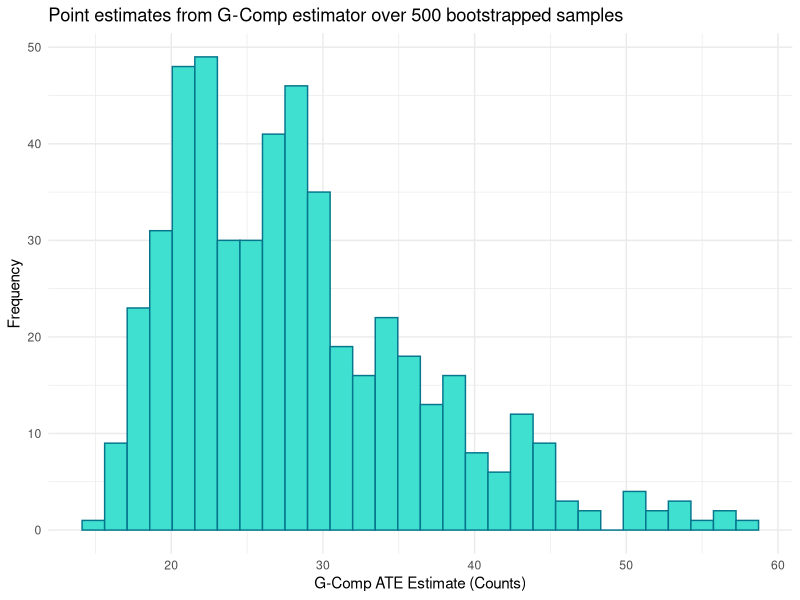

This figure's R source:
## ---- chunk 1
#getting data set up
rm(list = ls())
set.seed(252)
library(tidyr)
library(ggplot2)

clean_state_data <- read.csv("data/clean_state_data.csv")

#adding in/imputing missing data
clean_state_data$phf_per_capita[is.na(clean_state_data$phf_per_capita) & clean_state_data$state == "Georgia"] <- 108
clean_state_data$phf_per_capita[is.na(clean_state_data$phf_per_capita) & clean_state_data$state == "Mississippi"] <- 567831325/2954160
clean_state_data$phf_per_capita[is.na(clean_state_data$phf_per_capita)] <- median(clean_state_data$phf_per_capita, na.rm = TRUE)
## ---- chunk 2
# 1. Fit Poisson outcome model with population offset
counts_fit <- glm(
  measles_cases ~ exposure_binary + pct_urban + pct_insuredE +
    pct_bachelors_plusE + pct_povertyE + phf_per_capita +
    offset(log(population)),
  family = poisson(),
  data = clean_state_data
)

# 2. Create counterfactual datasets
data_1 <- clean_state_data
data_1$exposure_binary <- 1

data_0 <- clean_state_data
data_0$exposure_binary <- 0

# 3. Predict counterfactual outcomes
mu1 <- predict(counts_fit, newdata = data_1, type = "response")
mu0 <- predict(counts_fit, newdata = data_0, type = "response")

# 4. Simple substitution (g-computation) ATE
ATE <- mean(mu1 - mu0)

# 5. Output
ATE
## ---- chunk 3
counts_gcomp <- function(dat){
  
  mod <- glm(measles_cases ~ exposure_binary + pct_urban + pct_insuredE +
    pct_bachelors_plusE + pct_povertyE + phf_per_capita +
    offset(log(population)),
    family = poisson(),
    data = dat)
  
  #defining potential outcomes
  data_1 <- dat
  data_1$exposure_binary <- 1
  
  data_0 <- dat
  data_0$exposure_binary <- 0
  
  #predictions
  mu1 <- predict(counts_fit, newdata = data_1, type = "response")
  mu0 <- predict(counts_fit, newdata = data_0, type = "response")
  
  ATE <- mean(mu1 - mu0)
  return(ATE)
  
}

counts_gcomp(clean_state_data)


#running bootstrap

B <- 500

counts_boot_est <- data.frame(matrix(NA, nrow = B, ncol = 1))

for(b in 1:B){
  n <- nrow(clean_state_data)
  index.boot <- sample(1:n, replace = T)
  dt_boot <- clean_state_data[index.boot,]
  
  counts_boot_est[b,] <- counts_gcomp(dat = dt_boot)
  
}
colnames(counts_boot_est) <- "Count Estimator"

summary(counts_boot_est$`Count Estimator`)
var(counts_boot_est$`Count Estimator`)
## ---- chunk 4
create.CI <- function(pt, boot, alpha=0.05){
  Zquant <- qnorm(alpha/2, lower.tail=F)
  CI.normal <- c(pt - Zquant*sd(boot), pt + Zquant*sd(boot))
  CI.quant <- quantile(boot, prob=c(0.025,0.975))
  
  yay<- data.frame(t(c(pt, CI.normal, CI.quant)))
  colnames(yay)<- c('pt', paste0(c('CI.lo', 'CI.hi'), '.normal'),
                    paste0(c('CI.lo', 'CI.hi'), '.quant') )
  return(yay)
}

CI <- create.CI(pt = 28.49236, boot=counts_boot_est[,"Count Estimator"])

CI

counts_boot_est%>%
  ggplot(aes(x = `Count Estimator`)) +
  geom_histogram(color = "#06768d", fill = "turquoise") +
  labs(y = "Frequency", x = "G-Comp ATE Estimate (Counts)") +
  theme_minimal() +
  ggtitle("Point estimates from G-Comp estimator over 500 bootstrapped samples")
